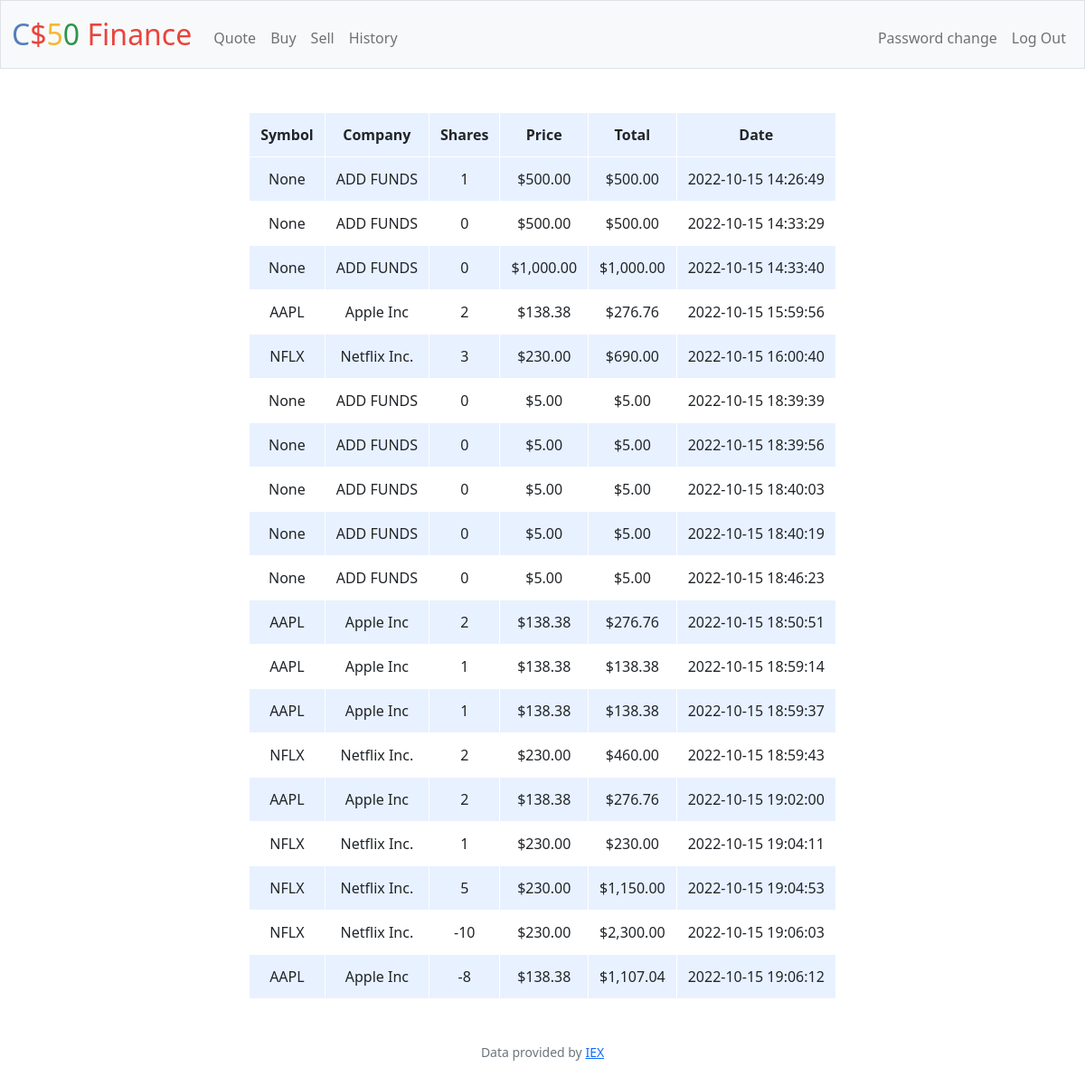
The app's page /history (signed in) with its own data.
### tables this page shows
CREATE TABLE 'transactions' ('id' INTEGER PRIMARY KEY AUTOINCREMENT NOT NULL, 'user_id' INTEGER, 'symbol' TEXT, 'shares' INTEGER, 'price' REAL,'grand_total' REAL, 'date' DATETIME, 'company' TEXT);

### app.py (the view)
@app.route("/history")
@login_required
def history():
    user_id = session["user_id"]
    user_history_db = db.execute(
        "SELECT symbol, company, shares, price, grand_total, date FROM transactions where user_id = :id", id=user_id)
    return render_template("history.html", history=user_history_db)

### app.py (called while the page is built)
@app.after_request
def after_request(response):
    response.headers["Cache-Control"] = "no-cache, no-store, must-revalidate"
    response.headers["Expires"] = 0
    response.headers["Pragma"] = "no-cache"
    return response

### helpers.py (called while the page is built)
def login_required(f):
    @wraps(f)
    def decorated_function(*args, **kwargs):
        if session.get("user_id") is None:
            return redirect("/login")
        return f(*args, **kwargs)
    return decorated_function

def usd(value):
    return f"${value:,.2f}"

### templates/history.html (shortened to what this page needs)
{% extends "layout.html" %}
{% block main %}
    <table>
        <thead>
            <tr>
                <th>Symbol</th>
                <th>Company</th>
                <th>Shares</th>
                <th>Price</th>
                <th>Total</th>
                <th>Date</th>
            </tr>
        </thead>
        <tbody>
            {% for row in history %}
            <tr>
                <td>{{ row["symbol"] }}</td>
                <td>{{ row["company"] }}</td>
                <td>{{ row["shares"] }}</td>
                <td>{{ row["price"] | usd }}</td>
                <td>{{ row["grand_total"] | usd }}</td>
                <td>{{ row["date"] }}</td>
            </tr>
            {% endfor %}
        </tbody>
    </table>
{% endblock %}

### templates/layout.html (shortened to what this page needs)
<!DOCTYPE html>
<html lang="en">
    <head>
        <link href="https://cdn.jsdelivr.net/npm/bootstrap@5.1.3/dist/css/bootstrap.min.css" rel="stylesheet">
        <link href="/static/styles.css" rel="stylesheet">
    </head>
    <body>
        <nav class="bg-light border navbar navbar-expand-md navbar-light">
            <div class="container-fluid">
                <a class="navbar-brand" href="/"><span class="blue">C</span><span class="red">$</span><span class="yellow">5</span><span class="green">0</span> <span class="red">Finance</span></a>
                <div class="collapse navbar-collapse" id="navbar">
                    {% if session["user_id"] %}
                        <ul class="navbar-nav me-auto mt-2">
                            <li class="nav-item"><a class="nav-link" href="/quote">Quote</a></li>
                            <li class="nav-item"><a class="nav-link" href="/buy">Buy</a></li>
                            <li class="nav-item"><a class="nav-link" href="/sell">Sell</a></li>
                            <li class="nav-item"><a class="nav-link" href="/history">History</a></li>
                        </ul>
                        <ul class="navbar-nav ms-auto mt-2">
                            <li class="nav-item"><a class="nav-link" href="/change">Password change</a></li>
                            <li class="nav-item"><a class="nav-link" href="/logout">Log Out</a></li>
                        </ul>
                    {% else %}
                        <ul class="navbar-nav ms-auto mt-2">
                            <li class="nav-item"><a class="nav-link" href="/register">Register</a></li>
                            <li class="nav-item"><a class="nav-link" href="/login">Log In</a></li>
                        </ul>
                    {% endif %}
                </div>
            </div>
        </nav>
        <main class="container-fluid py-5 text-center">
            {% block main %}{% endblock %}
        </main>
        <footer class="mb-5 small text-center text-muted">
            Data provided by <a href="https://iexcloud.io/">IEX</a>
        </footer>
    </body>
</html>

### static/styles.css (style rules this page uses)
nav .navbar-brand { font-size: xx-large; }
nav .navbar-brand .blue { color: #537fbe; }
nav .navbar-brand .red { color: #ea433b; }
nav .navbar-brand .yellow { color: #f5b82e; }
nav .navbar-brand .green { color: #2e944b; }
table { margin-left: auto; margin-right:auto; }
table th, table td { padding: 0.75rem; vertical-align: middle; border: 1px solid white; border-collapse: collapse; }
tr:nth-of-type(odd) { background-color: rgb(179, 208, 255, 0.3) }

### records on screen
transactions: symbol "None", company "ADD FUNDS", shares "1", price "$500.00", grand_total "$500.00", date "2022-10-15 14:26:49"
transactions: symbol "None", company "ADD FUNDS", shares "0", price "$500.00", grand_total "$500.00", date "2022-10-15 14:33:29"
transactions: symbol "None", company "ADD FUNDS", shares "0", price "$1,000.00", grand_total "$1,000.00", date "2022-10-15 14:33:40"
transactions: symbol "AAPL", company "Apple Inc", shares "2", price "$138.38", grand_total "$276.76", date "2022-10-15 15:59:56"
transactions: symbol "NFLX", company "Netflix Inc.", shares "3", price "$230.00", grand_total "$690.00", date "2022-10-15 16:00:40"
transactions: symbol "None", company "ADD FUNDS", shares "0", price "$5.00", grand_total "$5.00", date "2022-10-15 18:39:39"
transactions: symbol "None", company "ADD FUNDS", shares "0", price "$5.00", grand_total "$5.00", date "2022-10-15 18:39:56"
transactions: symbol "None", company "ADD FUNDS", shares "0", price "$5.00", grand_total "$5.00", date "2022-10-15 18:40:03"
transactions: symbol "None", company "ADD FUNDS", shares "0", price "$5.00", grand_total "$5.00", date "2022-10-15 18:40:19"
transactions: symbol "None", company "ADD FUNDS", shares "0", price "$5.00", grand_total "$5.00", date "2022-10-15 18:46:23"
transactions: symbol "AAPL", company "Apple Inc", shares "2", price "$138.38", grand_total "$276.76", date "2022-10-15 18:50:51"
transactions: symbol "AAPL", company "Apple Inc", shares "1", price "$138.38", grand_total "$138.38", date "2022-10-15 18:59:14"
transactions: symbol "AAPL", company "Apple Inc", shares "1", price "$138.38", grand_total "$138.38", date "2022-10-15 18:59:37"
transactions: symbol "NFLX", company "Netflix Inc.", shares "2", price "$230.00", grand_total "$460.00", date "2022-10-15 18:59:43"
transactions: symbol "AAPL", company "Apple Inc", shares "2", price "$138.38", grand_total "$276.76", date "2022-10-15 19:02:00"
transactions: symbol "NFLX", company "Netflix Inc.", shares "1", price "$230.00", grand_total "$230.00", date "2022-10-15 19:04:11"
transactions: symbol "NFLX", company "Netflix Inc.", shares "5", price "$230.00", grand_total "$1,150.00", date "2022-10-15 19:04:53"
transactions: symbol "NFLX", company "Netflix Inc.", shares "-10", price "$230.00", grand_total "$2,300.00", date "2022-10-15 19:06:03"
transactions: symbol "AAPL", company "Apple Inc", shares "-8", price "$138.38", grand_total "$1,107.04", date "2022-10-15 19:06:12"
